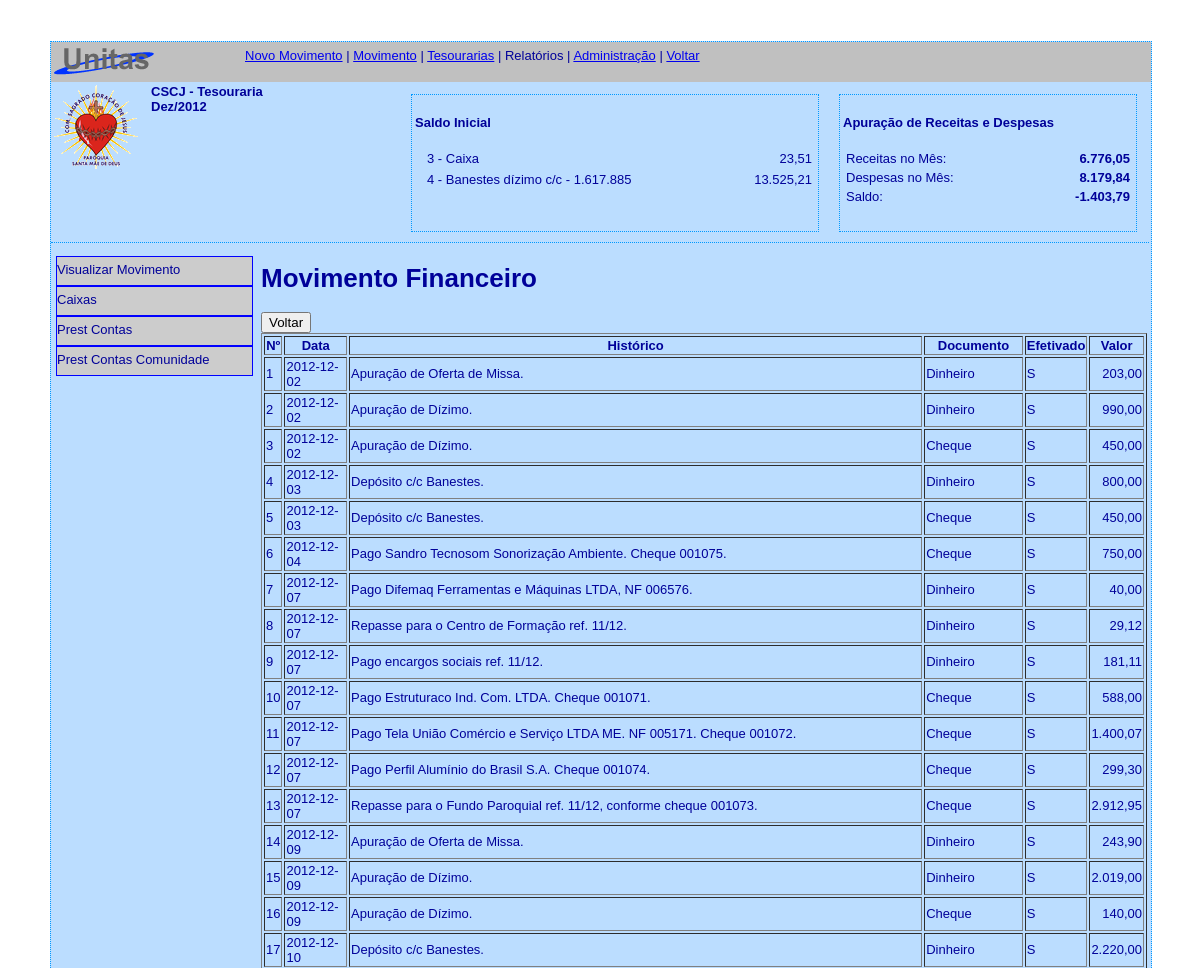
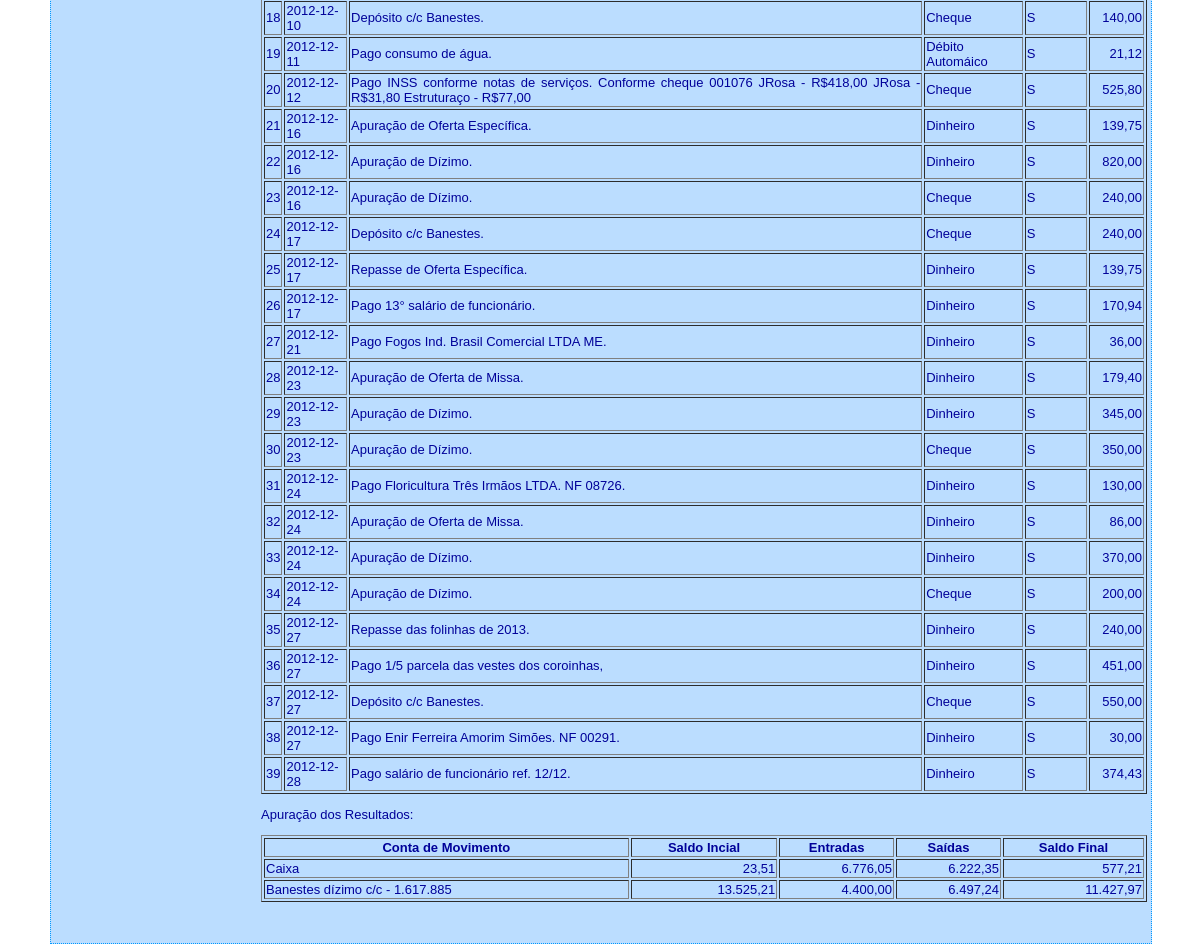
The page /administracao/plus/tesouraria/frm_tesouraria.php?area=visu_movimento&movimento=65 on the database its author committed (2 pictures, top to bottom).
### tables this page shows
CREATE TABLE IF NOT EXISTS `unts_movimento` (
  `movim_id` smallint(6) NOT NULL AUTO_INCREMENT,
  `tesra_id` smallint(6) NOT NULL,
  `perio_id` smallint(6) NOT NULL,
  `movim_data_ini` date NOT NULL,
  `movim_data_fim` date NOT NULL,
  `movim_ativo` char(1) NOT NULL,
  PRIMARY KEY (`movim_id`),
  UNIQUE KEY `unique_tesra_periodo` (`tesra_id`,`perio_id`),
  KEY `tesra_id` (`tesra_id`),
  KEY `perio_id` (`perio_id`)
);

CREATE TABLE IF NOT EXISTS `unts_tesouraria` (
  `tesra_id` smallint(6) NOT NULL AUTO_INCREMENT,
  `tesra_descricao` varchar(255) NOT NULL,
  `comun_id` smallint(6) NOT NULL,
  `tesra_ativo` char(1) NOT NULL DEFAULT 'S',
  PRIMARY KEY (`tesra_id`),
  KEY `comun_id` (`comun_id`)
);

CREATE TABLE IF NOT EXISTS `unts_saldo_ini` (
  `saldo_id` smallint(6) NOT NULL AUTO_INCREMENT,
  `movim_id` smallint(6) NOT NULL,
  `conta_id` smallint(6) NOT NULL,
  `saldo_valor` double NOT NULL,
  `saldo_ativo` char(1) NOT NULL,
  PRIMARY KEY (`saldo_id`),
  UNIQUE KEY `unq_mov_cta` (`movim_id`,`conta_id`),
  KEY `movim_id` (`movim_id`),
  KEY `conta_id` (`conta_id`)
);

CREATE TABLE IF NOT EXISTS `unts_contas` (
  `conta_id` smallint(6) NOT NULL AUTO_INCREMENT,
  `conta_tipo` char(1) NOT NULL,
  `conta_descricao` varchar(255) NOT NULL,
  `conta_visibilidade` smallint(6) NOT NULL DEFAULT '0',
  `conta_ativa` char(1) NOT NULL,
  PRIMARY KEY (`conta_id`)
);

CREATE TABLE IF NOT EXISTS `unts_item_mov` (
  `item_id` smallint(6) NOT NULL AUTO_INCREMENT,
  `movim_id` smallint(6) NOT NULL,
  `item_data` date NOT NULL,
  `conta_id_e` smallint(6) NOT NULL,
  `conta_id_s` smallint(6) NOT NULL,
  `item_historico` mediumtext NOT NULL,
  `item_documento` varchar(255) NOT NULL,
  `item_valor` double NOT NULL,
  `item_efetivado` char(1) NOT NULL,
  `item_ativo` char(1) NOT NULL,
  PRIMARY KEY (`item_id`),
  KEY `movim_id` (`movim_id`)
);

### includes/common/KT_functions.inc.php (called while the page is built, shortened)
<?php
function KT_convertDateCall($date, $toScreen = '') {
	if (!preg_match('/^([\d-\/\[\]\(\)\s\*\|\+\.:=,]|a|p|am|pm)+$/i', $date)) {
		return $date;
	}
	$date = str_replace('1900-01-01 ', '', $date);
	$date = KT_convertDate($date, $from, $to);
	return $date;
}
function KT_formatDate($date) {
	return KT_convertDateCall($date, 'toscreen');
}
?>

### administracao/plus/tesouraria/frm_visualizar_movimento.php (the view, shortened to what this page needs)
<?php require_once('../../../Connections/unitas.php'); ?>
<?php
	function calcula_entradas ($conta, $tipo, $movim)
	{
		if ($tipo == 'o') {$cta = 'conta_id_s';$nome = 'saida';}elseif($tipo == 'd'){$cta = 'conta_id_e';$nome='entrada';}
		$query_rs_calculo = 'SELECT SUM(item_valor) AS '.$nome.' FROM unts_item_mov WHERE '. $cta. '='. $conta.' AND movim_id='.$movim;
		$rs_calculo = mysql_query($query_rs_calculo);
		$row_rs_calculo = mysql_fetch_assoc($rs_calculo);
		if ($tipo == 'o') {return $row_rs_calculo['saida'];} elseif($tipo == 'd'){return $row_rs_calculo['entrada'];}
	}
?>
<?php
$nro_movimento_rs_itens = "-1";
if (isset($_GET['movimento'])) {
  $nro_movimento_rs_itens = $_GET['movimento'];
}
$query_rs_itens = sprintf("SELECT   unts_item_mov.*,   unts_movimento.tesra_id FROM   unts_item_mov INNER JOIN unts_movimento ON unts_movimento.movim_id = unts_item_mov.movim_id WHERE unts_item_mov.movim_id = %s AND unts_item_mov.item_ativo = 'S' ORDER BY unts_item_mov.item_data", GetSQLValueString($nro_movimento_rs_itens, "int"));
$rs_itens = mysql_query($query_rs_itens, $unitas) or die(mysql_error());
$row_rs_itens = mysql_fetch_assoc($rs_itens);
$movim_rs_saldoinicial = "-1";
if (isset($_GET['movimento'])) {
  $movim_rs_saldoinicial = $_GET['movimento'];
}
$query_rs_saldoinicial = sprintf("SELECT unts_saldo_ini . * , unts_contas . * FROM unts_saldo_ini LEFT JOIN unts_contas ON unts_contas.conta_id = unts_saldo_ini.conta_id WHERE unts_saldo_ini.movim_id = %s", GetSQLValueString($movim_rs_saldoinicial, "int"));
$rs_saldoinicial = mysql_query($query_rs_saldoinicial, $unitas) or die(mysql_error());
$row_rs_saldoinicial = mysql_fetch_assoc($rs_saldoinicial);
?>
<!DOCTYPE html PUBLIC "-//W3C//DTD XHTML 1.0 Transitional//EN" "http://www.w3.org/TR/xhtml1/DTD/xhtml1-transitional.dtd">
<html xmlns="http://www.w3.org/1999/xhtml">
<head>
</head>
<body>
<h1>Movimento Financeiro</h1>
<form id="form1" name="form1" method="post" action="/unitas/administracao/plus/tesouraria/frm_tesouraria.php?movimento=<?php echo $_GET['movimento']; ?>">
    <label>
      <input type="submit" name="voltar" id="voltar" value="Voltar" />
    </label>
</form>
<table width="100%" border="1">
  <tr>
    <td align="center"><strong>N&ordm;</strong></td>
    <td align="center"><strong>Data</strong></td>
    <td align="center"><strong>Hist&oacute;rico</strong></td>
    <td align="center"><strong>Documento</strong></td>
    <td align="center"><strong>Efetivado</strong></td>
    <td align="center"><strong>Valor</strong></td>
  </tr>
  <?php do { ?>
    <tr>
      <td height="24"><?php $cont = $cont + 1; echo $cont;?></td>
      <td><?php echo KT_FormatDate($row_rs_itens['item_data']); ?></td>
      <td><?php echo $row_rs_itens['item_historico']; ?></td>
      <td><?php echo $row_rs_itens['item_documento']; ?></td>
      <td><?php echo $row_rs_itens['item_efetivado']; ?></td>
      <td align="right"><?php echo number_format($row_rs_itens['item_valor'],2,",","."); ?></td>
    </tr>
    <?php } while ($row_rs_itens = mysql_fetch_assoc($rs_itens)); ?>
</table>
<p>Apura&ccedil;&atilde;o dos Resultados:</p>
<table width="100%" border="1">
  <tr>
    <td align="center"><strong>Conta de Movimento</strong></td>
    <td align="center"><strong>Saldo Incial</strong></td>
    <td align="center"><strong>Entradas</strong></td>
    <td align="center"><strong>Sa&iacute;das</strong></td>
    <td align="center"><strong>Saldo Final</strong></td>
  </tr>
  <?php do { ?>
    <tr>
      <td><?php echo $row_rs_saldoinicial['conta_descricao']; ?></td>
      <td align="right"><?php $saldo_inicial = $row_rs_saldoinicial['saldo_valor']; echo number_format($saldo_inicial,2,",",".");?></td>
      <td align="right"><?php $total_entradas = calcula_entradas ($row_rs_saldoinicial['conta_id'], 'o',$row_rs_saldoinicial['movim_id']); echo number_format($total_entradas,2,",",".");?></td>
      <td align="right"><?php $total_saidas = calcula_entradas($row_rs_saldoinicial['conta_id'], 'd',$row_rs_saldoinicial['movim_id']); echo number_format($total_saidas,2,",",".");?></td>
      <td align="right"><?php $valor_final = (($saldo_inicial + $total_entradas)- $total_saidas); echo number_format($valor_final,2,",",".");?></td>
    </tr>
    <?php } while ($row_rs_saldoinicial = mysql_fetch_assoc($rs_saldoinicial)); ?>
</table>
<p>&nbsp;</p>
</body>
</html>

### administracao/plus/tesouraria/frm_tesouraria.php (shortened to what this page needs)
<?php require_once('../../../Connections/unitas.php'); ?>
<?php
if (!function_exists("GetSQLValueString")) {
function GetSQLValueString($theValue, $theType, $theDefinedValue = "", $theNotDefinedValue = "")
{
  $theValue = function_exists("mysql_real_escape_string") ? mysql_real_escape_string($theValue) : mysql_escape_string($theValue);
  switch ($theType) {
    case "long":
    case "int":
      $theValue = ($theValue != "") ? intval($theValue) : "NULL";
      break;
  }
  return $theValue;
}
}
$mov_rs_movimento = "-1";
if (isset($_GET['movimento'])) {
  $mov_rs_movimento = $_GET['movimento'];
}
$query_rs_movimento = sprintf("SELECT CONCAT(unts_periodo.perio_mes,'/',unts_periodo.perio_ano) AS mov_perio,    unts_movimento.*,    unts_tesouraria.* FROM unts_movimento INNER JOIN unts_tesouraria ON unts_tesouraria.tesra_id = unts_movimento.tesra_id INNER JOIN unts_periodo ON unts_periodo.perio_id = unts_movimento.perio_id WHERE unts_movimento.movim_ativo = 'S' AND    unts_movimento.movim_id = %s", GetSQLValueString($mov_rs_movimento, "int"));
$rs_movimento = mysql_query($query_rs_movimento, $unitas) or die(mysql_error());
$row_rs_movimento = mysql_fetch_assoc($rs_movimento);
$movim_rs_saldoinicial = "-1";
if (isset($_GET['movimento'])) {
  $movim_rs_saldoinicial = $_GET['movimento'];
}
$query_rs_saldoinicial = sprintf("SELECT unts_saldo_ini . * , unts_contas . * FROM unts_saldo_ini LEFT JOIN unts_contas ON unts_contas.conta_id = unts_saldo_ini.conta_id WHERE unts_saldo_ini.movim_id = %s", GetSQLValueString($movim_rs_saldoinicial, "int"));
$rs_saldoinicial = mysql_query($query_rs_saldoinicial, $unitas) or die(mysql_error());
$row_rs_saldoinicial = mysql_fetch_assoc($rs_saldoinicial);
$moviment_rs_tot_receitas = "-1";
if (isset($_GET['movimento'])) {
  $moviment_rs_tot_receitas = $_GET['movimento'];
}
$query_rs_tot_receitas = sprintf("SELECT SUM( item_valor ) AS total_receitas FROM unts_item_mov INNER JOIN unts_contas ON unts_contas.conta_id = unts_item_mov.conta_id_e WHERE movim_id =%s AND conta_tipo = 'R'", GetSQLValueString($moviment_rs_tot_receitas, "int"));
$rs_tot_receitas = mysql_query($query_rs_tot_receitas, $unitas) or die(mysql_error());
$row_rs_tot_receitas = mysql_fetch_assoc($rs_tot_receitas);
$movimen_rs_tot_despesas = "-1";
if (isset($_GET['movimento'])) {
  $movimen_rs_tot_despesas = $_GET['movimento'];
}
$query_rs_tot_despesas = sprintf("SELECT SUM( item_valor ) AS total_despesas FROM unts_item_mov INNER JOIN unts_contas ON unts_contas.conta_id = unts_item_mov.conta_id_s WHERE movim_id = %s AND conta_tipo = 'D'", GetSQLValueString($movimen_rs_tot_despesas, "int"));
$rs_tot_despesas = mysql_query($query_rs_tot_despesas, $unitas) or die(mysql_error());
$row_rs_tot_despesas = mysql_fetch_assoc($rs_tot_despesas);
?>
<!DOCTYPE html PUBLIC "-//W3C//DTD XHTML 1.0 Transitional//EN" "http://www.w3.org/TR/xhtml1/DTD/xhtml1-transitional.dtd">
<html xmlns="http://www.w3.org/1999/xhtml">
<head>
<link rel="stylesheet" href="/unitas/css/unitas.css" type="text/css" />
</head>
<body>
<p align="right">&nbsp;</p>
<div id="geral">
  <div id="ferramentas">
      <div id="logo_unitas">
        </div>
        <div id="top_menu">
                <a href="#">Novo Movimento</a> |
                <a href="/unitas/administracao/plus/tesouraria/frm_seleciona_movimento.php?tesouraria=<?php echo $row_rs_movimento['tesra_id']; ?>">Movimento</a> |
                <a href="/unitas/administracao/plus/tesouraria/frm_seleciona_tesouraria.php">Tesourarias</a> |
                Relatórios | <a href="#">Administra&ccedil;&atilde;o</a> |
        <a href="../index.php">Voltar</a></div>
    </div>
    <div id="tesouraria">
        <div id="logo_comunidade">
            <form id="form1" name="form1" method="post" action="">
              <label>
                <input type="image" name="cscj_logo" id="cscj_logo" src="/unitas/images/scj_logo.png" />
              </label>
            </form>
        </div>
        <div id="dados_comunidade">
            <strong>
                <?php echo $row_rs_movimento['tesra_descricao']; ?><br />
                <?php echo $row_rs_movimento['mov_perio']; ?>
            </strong>
        </div>
      <div id="saldo_ini">
            <h4>Saldo Inicial</h4>
             <?php do { ?>
              <table width="100%">
                <tr>
                  <td width="5"></td>
                  <td><?php echo $row_rs_saldoinicial['conta_id']; ?> - <?php echo $row_rs_saldoinicial['conta_descricao']; ?></td>
                  <td align="right"><?php echo number_format($row_rs_saldoinicial['saldo_valor'],2,",","."); ?></td>
                </tr>
             </table>
              <?php } while ($row_rs_saldoinicial = mysql_fetch_assoc($rs_saldoinicial)); ?>
        </div>
        <div = id="balanco">
        <h4>Apura&ccedil;&atilde;o de Receitas e Despesas</h4>
            <table width="100%">
                <tr>
                  <td>Receitas no M&ecirc;s:</td>
                  <td align="right"><strong><?php echo number_format($row_rs_tot_receitas['total_receitas'],2,",","."); ?></strong></td>
                </tr>
                <tr>
                  <td>Despesas no M&ecirc;s:</td>
                  <td align="right"><strong><?php echo number_format($row_rs_tot_despesas['total_despesas'],2,",","."); ?></strong></td>
                </tr>
                <tr>
                  <td>Saldo:</td>
                  <td align="right"><strong><?php echo number_format(($row_rs_tot_receitas['total_receitas'] - $row_rs_tot_despesas['total_despesas']),2,",",".")?></strong></td>
                </tr>
            </table>
    	</div>
	</div>
    <div id="menu_lateral">
    	<ul>
        <li><a href="?area=visu_movimento&movimento=<?php echo $row_rs_movimento['movim_id']; ?>">Visualizar Movimento</a></li><br />
        <li><a href="?area=rela_caixas&tesouraria=<?php echo $row_rs_movimento['tesra_id']; ?>&amp;movimento=<?php echo $row_rs_movimento['movim_id']; ?>">Caixas</a></li>
        <br />
        <li><a href="?area=pres_contas&movimento=<?php echo $_GET['movimento']; ?>&amp;tesouraria=<?php echo $row_rs_movimento['tesra_id']; ?>">Prest Contas </a></li>
        <br />
        <li><a href="?area=pres_contas_simplificada&tesouraria=<?php echo $row_rs_movimento['tesra_id']; ?>&amp;movimento=<?php echo $_GET['movimento']; ?>">Prest Contas Comunidade</a></li>
        </ul>
    </div>
    <div id="conteudo">
                <?php
                    $area = @$_GET["area"];
                    switch ($area)
                    {
                        case "visu_movimento":
                            include "frm_visualizar_movimento.php";
                            break;
                    }
                ?>
    </div>
</div>
</body>
</html>

### css/unitas.css (style rules this page uses)
html { font-family:Verdana, Geneva, sans-serif; font-size:13px; background:#FFF; color:#009; }
body { margin:0 auto; padding:0; width:1100px; text-align:center; }
#geral { width: 1100px; float:left; background:#BBDDFF; text-align:justify; border:1px dotted #09F; }
#ferramentas { width: 1100px; height:40px; float: none; background:#C0C0C0; }
#logo_unitas { float: left; width: 110px; height: 40px; background:url(/unitas/images/unitas_logo.png) no-repeat; }
#top_menu { padding: 6px 6px 6px 6px; width: 900px; height:30px; float:right; }
#tesouraria { width: 1098px; min-height: 160px; float: none; border-bottom:1px dotted #09F; background:#BDF; margin:0 0 3px 0; }
#logo_comunidade { width: 100px; float: left; }
#dados_comunidade { width: 250px; float: left; }
#saldo_ini { margin: 10px 10px 10px 10px; padding: 3px 3px 3px 3px; height: 130px; float:left; width: 400px; border: 1px dotted #09F; }
#balanco { margin:10px 10px 10px 10px; padding: 3px 3px 3px 3px; float: left; width: 290px; height: 130px; border: 1px dotted #09F; }
#menu_lateral { width:210px; float:left; text-align:left; }
#menu_lateral ul { width:200px; margin: 10px 0 0 05px; padding:0; list-style-type: none; }
#menu_lateral ul li { display:inline-table; border:1px solid blue; width:195px; background:#ccc; }
#menu_lateral ul li a { color:#009; text-decoration:none; margin:0 0 03px 0; padding:0; line-height:25px; width:195px; float:left; }
#conteudo { width: 886px; float:left; background:#BBDDFF; }

### rows shown on the page
unts_movimento: tesra.tesra_descricao "CSCJ - Tesouraria"
unts_saldo_ini: conta.conta_id "3", conta.conta_descricao "Caixa", saldo_valor "23,51", total_entradas "6.776,05", total_saidas "6.222,35", valor_final "577,21"
unts_saldo_ini: conta.conta_id "4", conta.conta_descricao "Banestes dízimo c/c - 1.617.885", saldo_valor "13.525,21", total_entradas "4.400,00", total_saidas "6.497,24", valor_final "11.427,97"
unts_item_mov: item_data "2012-12-02", item_historico "Apuração de Oferta de Missa.", item_documento "Dinheiro", item_efetivado "S", item_valor "203,00"
unts_item_mov: item_data "2012-12-02", item_historico "Apuração de Dízimo.", item_documento "Dinheiro", item_efetivado "S", item_valor "990,00"
unts_item_mov: item_data "2012-12-02", item_historico "Apuração de Dízimo.", item_documento "Cheque", item_efetivado "S", item_valor "450,00"
unts_item_mov: item_data "2012-12-03", item_historico "Depósito c/c Banestes.", item_documento "Dinheiro", item_efetivado "S", item_valor "800,00"
unts_item_mov: item_data "2012-12-03", item_historico "Depósito c/c Banestes.", item_documento "Cheque", item_efetivado "S", item_valor "450,00"
unts_item_mov: item_data "2012-12-04", item_historico "Pago Sandro Tecnosom Sonorização Ambiente. Cheque 001075.", item_documento "Cheque", item_efetivado "S", item_valor "750,00"
unts_item_mov: item_data "2012-12-07", item_historico "Pago Difemaq Ferramentas e Máquinas LTDA, NF 006576.", item_documento "Dinheiro", item_efetivado "S", item_valor "40,00"
unts_item_mov: item_data "2012-12-07", item_historico "Repasse para o Centro de Formação ref. 11/12.", item_documento "Dinheiro", item_efetivado "S", item_valor "29,12"
unts_item_mov: item_data "2012-12-07", item_historico "Pago encargos sociais ref. 11/12.", item_documento "Dinheiro", item_efetivado "S", item_valor "181,11"
unts_item_mov: item_data "2012-12-07", item_historico "Pago Estruturaco Ind. Com. LTDA. Cheque 001071.", item_documento "Cheque", item_efetivado "S", item_valor "588,00"
unts_item_mov: item_data "2012-12-07", item_historico "Pago Tela União Comércio e Serviço LTDA ME. NF 005171. Cheque 001072.", item_documento "Cheque", item_efetivado "S", item_valor "1.400,07"
unts_item_mov: item_data "2012-12-07", item_historico "Pago Perfil Alumínio do Brasil S.A. Cheque 001074.", item_documento "Cheque", item_efetivado "S", item_valor "299,30"
unts_item_mov: item_data "2012-12-07", item_historico "Repasse para o Fundo Paroquial ref. 11/12, conforme cheque 001073.", item_documento "Cheque", item_efetivado "S", item_valor "2.912,95"
unts_item_mov: item_data "2012-12-09", item_historico "Apuração de Oferta de Missa.", item_documento "Dinheiro", item_efetivado "S", item_valor "243,90"
unts_item_mov: item_data "2012-12-09", item_historico "Apuração de Dízimo.", item_documento "Dinheiro", item_efetivado "S", item_valor "2.019,00"
unts_item_mov: item_data "2012-12-09", item_historico "Apuração de Dízimo.", item_documento "Cheque", item_efetivado "S", item_valor "140,00"
unts_item_mov: item_data "2012-12-10", item_historico "Depósito c/c Banestes.", item_documento "Dinheiro", item_efetivado "S", item_valor "2.220,00"
unts_item_mov: item_data "2012-12-10", item_historico "Depósito c/c Banestes.", item_documento "Cheque", item_efetivado "S", item_valor "140,00"
unts_item_mov: item_data "2012-12-11", item_historico "Pago consumo de água.", item_documento "Débito Automáico", item_efetivado "S", item_valor "21,12"
unts_item_mov: item_data "2012-12-12", item_historico "Pago INSS conforme notas de serviços. Conforme cheque 001076 JRosa - R$418,00 JRosa - R$31,80 Estruturaço - R$77,00", item_documento "Cheque", item_efetivado "S", item_valor "525,80"
unts_item_mov: item_data "2012-12-16", item_historico "Apuração de Oferta Específica.", item_documento "Dinheiro", item_efetivado "S", item_valor "139,75"
unts_item_mov: item_data "2012-12-16", item_historico "Apuração de Dízimo.", item_documento "Dinheiro", item_efetivado "S", item_valor "820,00"
unts_item_mov: item_data "2012-12-16", item_historico "Apuração de Dízimo.", item_documento "Cheque", item_efetivado "S", item_valor "240,00"
unts_item_mov: item_data "2012-12-17", item_historico "Depósito c/c Banestes.", item_documento "Cheque", item_efetivado "S", item_valor "240,00"
unts_item_mov: item_data "2012-12-17", item_historico "Repasse de Oferta Específica.", item_documento "Dinheiro", item_efetivado "S", item_valor "139,75"
unts_item_mov: item_data "2012-12-17", item_historico "Pago 13° salário de funcionário.", item_documento "Dinheiro", item_efetivado "S", item_valor "170,94"
unts_item_mov: item_data "2012-12-21", item_historico "Pago Fogos Ind. Brasil Comercial LTDA ME.", item_documento "Dinheiro", item_efetivado "S", item_valor "36,00"
unts_item_mov: item_data "2012-12-23", item_historico "Apuração de Oferta de Missa.", item_documento "Dinheiro", item_efetivado "S", item_valor "179,40"
unts_item_mov: item_data "2012-12-23", item_historico "Apuração de Dízimo.", item_documento "Dinheiro", item_efetivado "S", item_valor "345,00"
unts_item_mov: item_data "2012-12-23", item_historico "Apuração de Dízimo.", item_documento "Cheque", item_efetivado "S", item_valor "350,00"
unts_item_mov: item_data "2012-12-24", item_historico "Pago Floricultura Três Irmãos LTDA. NF 08726.", item_documento "Dinheiro", item_efetivado "S", item_valor "130,00"
unts_item_mov: item_data "2012-12-24", item_historico "Apuração de Oferta de Missa.", item_documento "Dinheiro", item_efetivado "S", item_valor "86,00"
unts_item_mov: item_data "2012-12-24", item_historico "Apuração de Dízimo.", item_documento "Dinheiro", item_efetivado "S", item_valor "370,00"
unts_item_mov: item_data "2012-12-24", item_historico "Apuração de Dízimo.", item_documento "Cheque", item_efetivado "S", item_valor "200,00"
unts_item_mov: item_data "2012-12-27", item_historico "Repasse das folinhas de 2013.", item_documento "Dinheiro", item_efetivado "S", item_valor "240,00"
unts_item_mov: item_data "2012-12-27", item_historico "Pago 1/5 parcela das vestes dos coroinhas,", item_documento "Dinheiro", item_efetivado "S", item_valor "451,00"
unts_item_mov: item_data "2012-12-27", item_historico "Depósito c/c Banestes.", item_documento "Cheque", item_efetivado "S", item_valor "550,00"
unts_item_mov: item_data "2012-12-27", item_historico "Pago Enir Ferreira Amorim Simões. NF 00291.", item_documento "Dinheiro", item_efetivado "S", item_valor "30,00"
unts_item_mov: item_data "2012-12-28", item_historico "Pago salário de funcionário ref. 12/12.", item_documento "Dinheiro", item_efetivado "S", item_valor "374,43"

### other values the page prints
$row_rs_movimento['mov_perio'] "Dez/2012"
$row_rs_tot_receitas['total_receitas'] "6.776,05"
$row_rs_tot_despesas['total_despesas'] "8.179,84"
